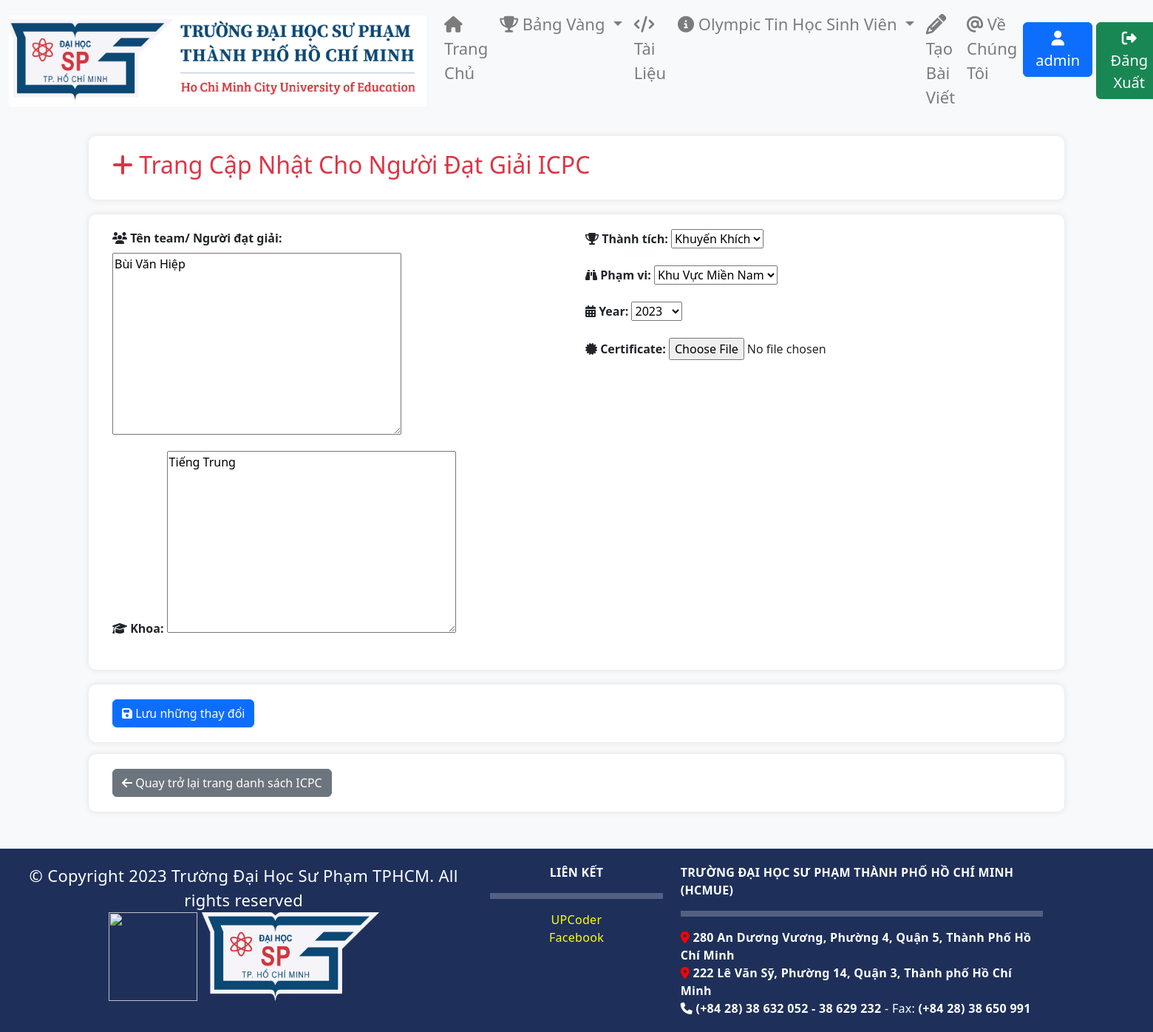
The app's page /achievement/icpc/1/update/ (signed in) with its own data.
### achievement/models.py (models this page shows, shortened)
class ICPC(models.Model):
    TEAM_SCOPE_CHOICES = [
        ('Khu Vực Miền Nam', 'Khu Vực Miền Nam'),
        ('Quốc Gia', 'Quốc Gia'),
        ('Asia', 'Asia'),
        ('Chung Kết Thế Giới', 'Chung Kết Thế Giới'),
    ]
    RESULT_CHOICES = [
        ('Vô Địch', 'Vô Địch'),
        ('Nhất', 'Nhất'),
        ('Nhì', 'Nhì'),
        ('Ba', 'Ba'),
        ('Khuyến Khích', 'Khuyến Khích'),
    ]
    team_name = models.TextField(max_length=255)
    khoa = models.TextField(null=True, blank=True)
    result = models.CharField(max_length=200, choices=RESULT_CHOICES)
    scope = models.CharField(max_length=200, choices=TEAM_SCOPE_CHOICES)
    YEAR_CHOICES = [(year, str(year)) for year in range(2015, 2066)]
    year = models.IntegerField(choices=YEAR_CHOICES)
    certificate = models.FileField(upload_to='certificates/', null=True, blank=True)

### achievement/views.py (the view)
# urls.py: path('icpc/<int:icpc_id>/update/', icpc_update, name='icpc_update'),
@user_passes_test(lambda u: u.is_superuser)
def icpc_update(request, icpc_id):
    icpc = get_object_or_404(ICPC, id=icpc_id)
    if request.method == 'POST':
        form = ICPCForm(request.POST, instance=icpc)
        if form.is_valid():
            form.save()
            return redirect('icpc_list')
    else:
        form = ICPCForm(instance=icpc)
    return render(request, 'achievement/icpc_form.html', {'form': form, 'action': 'Update'})

### achievement/forms.py
class ICPCForm(forms.ModelForm):
    class Meta:
        model = ICPC
        fields = ['khoa','team_name', 'result', 'scope', 'year', 'certificate']

### achievement/templates/achievement/icpc_form.html (shortened to what this page needs)
{% extends 'blog/base.html' %}
{% block content %}
<!DOCTYPE html>
<html lang="en">
<head>
    <link rel="stylesheet" href="https://cdnjs.cloudflare.com/ajax/libs/font-awesome/6.5.1/css/all.min.css">
    <link rel="stylesheet" href="https://stackpath.bootstrapcdn.com/bootstrap/4.3.1/css/bootstrap.min.css">
    <link href="https://cdn.jsdelivr.net/npm/bootstrap@5.3.2/dist/css/bootstrap.min.css" rel="stylesheet">
</head>
<body>
    <div class="container">
        <div class="row section-1">
            <div class="col-md-12">
                <h2 style="color: #dc3545;"><i class="fas fa-plus"></i> Trang Cập Nhật Cho Người Đạt Giải ICPC </h2>
            </div>
        </div>
        <form method="post" enctype="multipart/form-data">
            <div class="row section-1">
                <div class="col-md-6">
                    <div class="form-group">
                        <label for="{{ form.team_name.id_for_label }}"><i class="fas fa-users"></i> Tên team/ Người đạt giải:</label>
                        {{ form.team_name }}
                    </div>
                    <div class="form-group">
                        <label for="{{ form.khoa.id_for_label }}"><i class="fas fa-graduation-cap"></i> Khoa:</label>
                        {{ form.khoa }}
                    </div>
                </div>
                <div class="col-md-6">
                    <div class="form-group">
                        <label for="{{ form.result.id_for_label }}"><i class="fas fa-trophy"></i> Thành tích:</label>
                        {{ form.result }}
                    </div>
                    <div class="form-group">
                        <label for="{{ form.scope.id_for_label }}"><i class="fas fa-binoculars"></i> Phạm vi:</label>
                        {{ form.scope }}
                    </div>
                    <div class="form-group">
                        <label for="{{ form.year.id_for_label }}"><i class="fas fa-calendar-alt"></i> Year:</label>
                        {{ form.year }}
                    </div>
                    <div class="form-group">
                        <label for="{{ form.certificate.id_for_label }}"><i class="fas fa-certificate"></i> Certificate:</label>
                        {{ form.certificate }}
                    </div>
                </div>
            </div>
        <div class="row section-2">
            <div class="col-md-12">
                <button type="submit" class="btn btn-primary">
                    <i class="fas fa-save"></i> Lưu những thay đổi
                </button>
            </div>
        </div>
        <div class="row mt-3 section-2">
            <div class="col-md-12">
                <a href="{% url 'icpc_list' %}" class="btn btn-secondary"><i class="fas fa-arrow-left"></i> Quay trở lại trang danh sách ICPC</a>
            </div>
        </div>
    </form>
    </div>
</body>
</html>
{% endblock %}

### blog/templates/blog/base.html (shortened to what this page needs)
{% load static %}
<!DOCTYPE html>
<html lang="en">
<head>
  <link rel="stylesheet" href="https://cdnjs.cloudflare.com/ajax/libs/font-awesome/6.4.2/css/all.min.css" />
  <link rel="stylesheet" href="https://stackpath.bootstrapcdn.com/bootstrap/4.3.1/css/bootstrap.min.css">
  <link rel = "stylesheet" href = "{% static 'blog/main1.css'%}">
</head>
<body>
  <nav class="navbar navbar-expand-lg navbar-light bg-light">
    <div class="container-fluid">
      <a class="navbar-brand" href="#"><img src="{% static 'blog/logo_dhsp.png' %}" alt=""></a>
      <div class="collapse navbar-collapse justify-content-center" id="navbarNav">
        <ul class="navbar-nav">
          <li class="nav-item d-flex justify-content-center">
            <a class="nav-link" href="{% url 'blog-home' %}" style="font-size: 22px;">
              <i class="fas fa-home"></i> Trang Chủ
            </a>
          </li>
          <li class="nav-item dropdown d-flex justify-content-center">
            <a class="nav-link dropdown-toggle" href="#" id="achievementsDropdown" role="button" data-toggle="dropdown"
                aria-haspopup="true" aria-expanded="false" style="font-size: 22px;">
                <i class="fas fa-trophy"></i> Bảng Vàng
            </a>
        </li>
          {% if user.is_authenticated %}
          <li class="nav-item d-flex justify-content-center">
            <a class="nav-link" href="{% url 'document_list' %}" style="font-size: 22px;">
              <i class="fas fa-code"></i> Tài Liệu
            </a>
          </li>
          {%endif %}
          <li class="nav-item dropdown d-flex justify-content-center">
            <a class="nav-link dropdown-toggle" href="#" id="navbarDropdown" role="button" data-toggle="dropdown"
              aria-haspopup="true" aria-expanded="false" style="font-size: 22px;">
              <i class="fas fa-circle-info"></i> Olympic Tin Học Sinh Viên
            </a>
          </li>
          {% if user.is_authenticated %}
          <li class="nav-item d-flex justify-content-center">
            <a class="nav-link" href="{% url 'post_new' %}" style="font-size: 22px;">
              <i class="fa-solid fa-pencil fa-lg"></i> Tạo Bài Viết
            </a>
          </li>
          {% endif %}
          <li class="nav-item d-flex justify-content-center">
            <a class="nav-link"  href="{% url 'blog-about' %}" style="font-size: 22px;">   <span style="font-family: 'FontAwesome';">&#64;</span> Về Chúng Tôi</a>
          </li>
        </ul>
      </div>
      {% if user.is_authenticated %}
      <div class="collapse navbar-collapse justify-content-end" id="navbarNav">
        <ul class="navbar-nav">
          <li class="nav-item">
            <a href="{% url 'view_profile' username=user.username %}" class="btn btn-primary w-100 me-2 mb-2 mb-lg-0" style="font-size: 20px;">
                <i class="fas fa-user"></i> {{ user.username }}
            </a>
          </li>
          <li class="nav-item">
            <a href="{% url 'logout' %}" class="btn btn-success w-100 me-2 mb-2 mb-lg-0" style="margin-left: 5px; font-size: 20px;">
              <i class="fas fa-sign-out-alt"></i> Đăng Xuất
            </a>
          </li>
        </ul>
      </div>
    </div>
      {% endif %}
  </nav>
<div class="container1">
    {% block content %}{% endblock %}
</div>
    <footer class="footer bgfooter">
        <div class="row" style="color:white; padding:20px; letter-spacing:0.3px">
            <div class="col-md-5" style="font-size: 22px;">
                <div> <center> © Copyright 2023 Trường Đại Học Sư Phạm TPHCM. All rights reserved </center> </div>
                <center> <img src="{% static 'blog/cntt.png' %}" alt="" style="width: 120px; height: 120px;">
                <img src="{% static 'blog/Logo HCMUE.png' %}" alt="" style="width: 240px; height: 120px;"> </center>
            </div>
            <div class="col-md-2">
                <div style="font-weight:bold;"><center> LIÊN KẾT </center> </div>
                <hr style="border: 4px solid #eee;">
                <div>
                    <div><a href="http://upcoder.xyz/'index.php/" style="color:yellow; text-decoration:none; cursor:pointer"><center> UPCoder </center></a></div>
                    <div><a href="https://www.facebook.com/upcoder" style="color:yellow; text-decoration:none; cursor:pointer"> <center> Facebook </center> </a></div>
                </div>
            </div>
            <div class="col-md-4">
                <div style="font-weight:bold;">TRƯỜNG ĐẠI HỌC SƯ PHẠM THÀNH PHỐ HỒ CHÍ MINH (HCMUE)</div>
                <hr style="border: 4px solid #eee;">
                <div>
                    <div>
                        <i class="fa-solid fa-location-dot fa-bounce" style="color: #ff0000;"></i> <b>280 An Dương Vương, Phường 4, Quận 5, Thành Phố Hồ Chí Minh</b>
                    </div>
                    <div>
                        <i class="fa-solid fa-location-dot fa-bounce" style="color: #ff0000;"></i> <b>222 Lê Văn Sỹ, Phường 14, Quận 3, Thành phố Hồ Chí Minh </b>
                    </div>
                    <div>
                        <i class="fa-solid fa-phone fa-bounce"></i> <b>(+84 28) 38 632 052 - 38 629 232</b> - Fax: <b>(+84 28) 38 650 991 </b>
                    </div>
                </div>
            </div>
        </div>
    </footer>
</body>
</html>

### blog/static/blog/main1.css (style rules this page uses)
.bgfooter { background-color: #1e305a; background-position: center; background-repeat: no-repeat; background-attachment: scroll; background-size: cover; margin-top: 50px; }

### achievement/templates/achievement/icpc_form.html (style rules this page uses)
body { background-color: #f8f9fa; }
.section-1, .section-2 { padding: 20px; background-color: #ffffff; border-radius: 10px; box-shadow: 0 0 10px rgba(0, 0, 0, 0.1); margin-top: 20px; }
.form-group label { font-weight: bold; }
.btn-secondary { background-color: #6c757d; border-color: #6c757d; }

### records on screen
ICPC: team_name "Bùi Văn Hiệp", khoa "Tiếng Trung", result "Khuyến Khích", scope "Khu Vực Miền Nam", year "2023"

### other values on screen
{{ user.username }} "admin"
